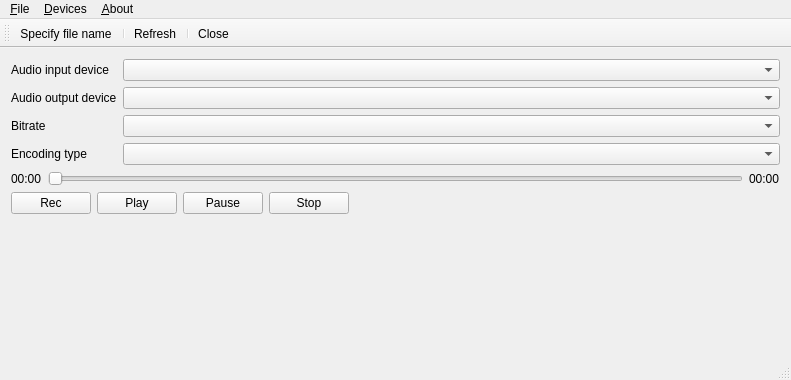
<?xml version="1.0" encoding="UTF-8"?>
<ui version="4.0">
 <class>MainWindow</class>
 <widget class="QMainWindow" name="MainWindow">
  <property name="geometry">
   <rect>
    <x>0</x>
    <y>0</y>
    <width>791</width>
    <height>380</height>
   </rect>
  </property>
  <property name="windowTitle">
   <string>MainWindow</string>
  </property>
  <widget class="QWidget" name="centralWidget">
   <layout class="QVBoxLayout" name="verticalLayout">
    <item>
     <layout class="QFormLayout" name="formLayout">
      <item row="0" column="0">
       <widget class="QLabel" name="label">
        <property name="text">
         <string>Audio input device</string>
        </property>
       </widget>
      </item>
      <item row="1" column="0">
       <widget class="QLabel" name="label_2">
        <property name="text">
         <string>Audio output device</string>
        </property>
       </widget>
      </item>
      <item row="0" column="1">
       <widget class="QComboBox" name="cbAudioInputDevice"/>
      </item>
      <item row="1" column="1">
       <widget class="QComboBox" name="cbAudioOutputDevice"/>
      </item>
      <item row="2" column="0">
       <widget class="QLabel" name="label_3">
        <property name="text">
         <string>Bitrate</string>
        </property>
       </widget>
      </item>
      <item row="3" column="0">
       <widget class="QLabel" name="label_4">
        <property name="text">
         <string>Encoding type</string>
        </property>
       </widget>
      </item>
      <item row="2" column="1">
       <widget class="QComboBox" name="cbBitrate"/>
      </item>
      <item row="3" column="1">
       <widget class="QComboBox" name="cbEncodingType"/>
      </item>
     </layout>
    </item>
    <item>
     <layout class="QHBoxLayout" name="horizontalLayout_2">
      <item>
       <widget class="QLabel" name="lbCurrentSec">
        <property name="text">
         <string>00:00</string>
        </property>
       </widget>
      </item>
      <item>
       <widget class="QSlider" name="slProgress">
        <property name="orientation">
         <enum>Qt::Horizontal</enum>
        </property>
       </widget>
      </item>
      <item>
       <widget class="QLabel" name="lbTotalSecs">
        <property name="text">
         <string>00:00</string>
        </property>
       </widget>
      </item>
     </layout>
    </item>
    <item>
     <layout class="QHBoxLayout" name="horizontalLayout">
      <item>
       <widget class="QPushButton" name="btRec">
        <property name="text">
         <string>Rec</string>
        </property>
       </widget>
      </item>
      <item>
       <widget class="QPushButton" name="btPlay">
        <property name="text">
         <string>Play</string>
        </property>
       </widget>
      </item>
      <item>
       <widget class="QPushButton" name="btPause">
        <property name="text">
         <string>Pause</string>
        </property>
       </widget>
      </item>
      <item>
       <widget class="QPushButton" name="btStop">
        <property name="text">
         <string>Stop</string>
        </property>
       </widget>
      </item>
      <item>
       <spacer name="horizontalSpacer">
        <property name="orientation">
         <enum>Qt::Horizontal</enum>
        </property>
        <property name="sizeHint" stdset="0">
         <size>
          <width>40</width>
          <height>20</height>
         </size>
        </property>
       </spacer>
      </item>
     </layout>
    </item>
    <item>
     <spacer name="verticalSpacer">
      <property name="orientation">
       <enum>Qt::Vertical</enum>
      </property>
      <property name="sizeHint" stdset="0">
       <size>
        <width>20</width>
        <height>40</height>
       </size>
      </property>
     </spacer>
    </item>
   </layout>
  </widget>
  <widget class="QMenuBar" name="menuBar">
   <property name="geometry">
    <rect>
     <x>0</x>
     <y>0</y>
     <width>791</width>
     <height>21</height>
    </rect>
   </property>
   <widget class="QMenu" name="menu_File">
    <property name="title">
     <string>&amp;File</string>
    </property>
    <addaction name="actionSpecify_file_name"/>
    <addaction name="separator"/>
    <addaction name="action_Close"/>
   </widget>
   <widget class="QMenu" name="menuDevices">
    <property name="title">
     <string>&amp;Devices</string>
    </property>
    <addaction name="actionRefresh"/>
   </widget>
   <widget class="QMenu" name="menu_About">
    <property name="title">
     <string>&amp;About</string>
    </property>
    <addaction name="actionAbout_Qt"/>
   </widget>
   <addaction name="menu_File"/>
   <addaction name="menuDevices"/>
   <addaction name="menu_About"/>
  </widget>
  <widget class="QStatusBar" name="statusBar"/>
  <widget class="QToolBar" name="toolBar">
   <property name="windowTitle">
    <string>toolBar</string>
   </property>
   <attribute name="toolBarArea">
    <enum>TopToolBarArea</enum>
   </attribute>
   <attribute name="toolBarBreak">
    <bool>false</bool>
   </attribute>
   <addaction name="actionSpecify_file_name"/>
   <addaction name="separator"/>
   <addaction name="actionRefresh"/>
   <addaction name="separator"/>
   <addaction name="action_Close"/>
  </widget>
  <action name="action_Close">
   <property name="icon">
    <iconset resource="../../res/qcodec2_gui.qrc">
     <normaloff>:/icons/Close</normaloff>:/icons/Close</iconset>
   </property>
   <property name="text">
    <string>&amp;Close</string>
   </property>
   <property name="toolTip">
    <string>Close application</string>
   </property>
  </action>
  <action name="actionRefresh">
   <property name="icon">
    <iconset resource="../../res/qcodec2_gui.qrc">
     <normaloff>:/icons/Refresh</normaloff>:/icons/Refresh</iconset>
   </property>
   <property name="text">
    <string>&amp;Refresh</string>
   </property>
   <property name="toolTip">
    <string>Refresh audio devices list</string>
   </property>
  </action>
  <action name="actionSpecify_file_name">
   <property name="icon">
    <iconset resource="../../res/qcodec2_gui.qrc">
     <normaloff>:/icons/SpecifyFile</normaloff>:/icons/SpecifyFile</iconset>
   </property>
   <property name="text">
    <string>Specify file name...</string>
   </property>
   <property name="toolTip">
    <string>Specify file name</string>
   </property>
  </action>
  <action name="actionAbout_Qt">
   <property name="text">
    <string>About Qt...</string>
   </property>
  </action>
 </widget>
 <layoutdefault spacing="6" margin="11"/>
 <resources>
  <include location="../../res/qcodec2_gui.qrc"/>
 </resources>
 <connections/>
</ui>
